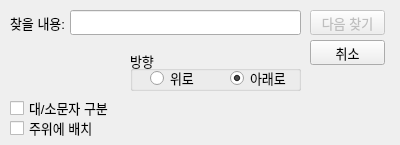
<?xml version="1.0" encoding="UTF-8"?>
<ui version="4.0">
 <class>Dialog</class>
 <widget class="QDialog" name="Dialog">
  <property name="geometry">
   <rect>
    <x>0</x>
    <y>0</y>
    <width>400</width>
    <height>145</height>
   </rect>
  </property>
  <property name="font">
   <font>
    <pointsize>10</pointsize>
   </font>
  </property>
  <property name="windowTitle">
   <string>Dialog</string>
  </property>
  <widget class="QLabel" name="label_findstr">
   <property name="geometry">
    <rect>
     <x>10</x>
     <y>10</y>
     <width>56</width>
     <height>25</height>
    </rect>
   </property>
   <property name="text">
    <string>찾을 내용:</string>
   </property>
  </widget>
  <widget class="QLineEdit" name="lineEdit">
   <property name="geometry">
    <rect>
     <x>70</x>
     <y>10</y>
     <width>231</width>
     <height>25</height>
    </rect>
   </property>
  </widget>
  <widget class="QPushButton" name="pushButton_findnext">
   <property name="enabled">
    <bool>false</bool>
   </property>
   <property name="geometry">
    <rect>
     <x>310</x>
     <y>10</y>
     <width>75</width>
     <height>25</height>
    </rect>
   </property>
   <property name="text">
    <string>다음 찾기</string>
   </property>
  </widget>
  <widget class="QPushButton" name="pushButton_cancel">
   <property name="geometry">
    <rect>
     <x>310</x>
     <y>40</y>
     <width>75</width>
     <height>25</height>
    </rect>
   </property>
   <property name="text">
    <string>취소</string>
   </property>
  </widget>
  <widget class="QCheckBox" name="checkBox_CaseSensitive">
   <property name="geometry">
    <rect>
     <x>10</x>
     <y>100</y>
     <width>111</width>
     <height>16</height>
    </rect>
   </property>
   <property name="text">
    <string>대/소문자 구분</string>
   </property>
  </widget>
  <widget class="QCheckBox" name="checkBox_2">
   <property name="geometry">
    <rect>
     <x>10</x>
     <y>120</y>
     <width>111</width>
     <height>16</height>
    </rect>
   </property>
   <property name="text">
    <string>주위에 배치</string>
   </property>
  </widget>
  <widget class="QGroupBox" name="groupBox">
   <property name="geometry">
    <rect>
     <x>130</x>
     <y>50</y>
     <width>171</width>
     <height>41</height>
    </rect>
   </property>
   <property name="title">
    <string>방향</string>
   </property>
   <widget class="QRadioButton" name="radioButton_down">
    <property name="geometry">
     <rect>
      <x>100</x>
      <y>20</y>
      <width>61</width>
      <height>16</height>
     </rect>
    </property>
    <property name="text">
     <string>아래로</string>
    </property>
    <property name="checked">
     <bool>true</bool>
    </property>
   </widget>
   <widget class="QRadioButton" name="radioButton_up">
    <property name="geometry">
     <rect>
      <x>20</x>
      <y>20</y>
      <width>51</width>
      <height>16</height>
     </rect>
    </property>
    <property name="text">
     <string>위로</string>
    </property>
   </widget>
  </widget>
 </widget>
 <resources/>
 <connections/>
</ui>
